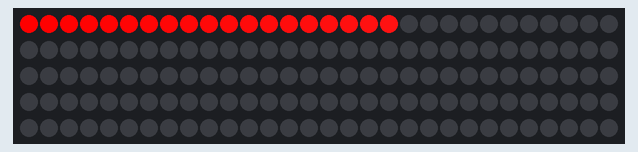
Recording of a sketch running on a simulated Arduino Uno, built with avr-gcc and run on an emulated ATmega328P. On the bench: 150 RGB LEDs in strip order, left to right, continuing on the next row. What the sketch prints to the serial monitor is not drawn.

Above: at 0.46 s.
At 1.99 s:
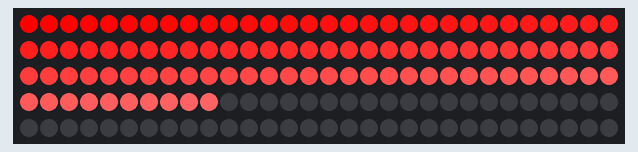
At 3.51 s:
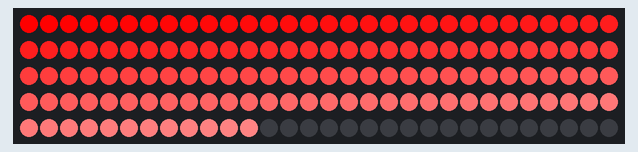
At 5.05 s:
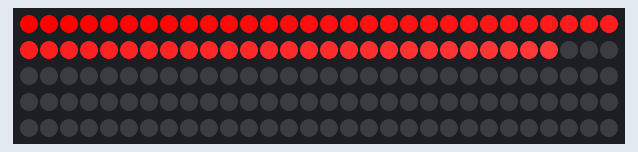

The sketch:

DTF_AmbrePulse.ino
```cpp
//Connor Graves
//Cal Poly Rose Float
//Dreams Take Flight (2018)
//Cloud Light Mech - Ambre Pulse

#include <Adafruit_NeoPixel.h>

#define LED_PIN 7 //the pin the signal wire (green) on the LED strip is attached to
#define NUM_PIXELS 150 //the number of LEDs on the strip
#define DELAY_VAL 8 //amount of time delay (milliseconds) between loops. Change to adjust speed of animation

//storage for the color of each pixel
int red[NUM_PIXELS];
int green[NUM_PIXELS];
int blue[NUM_PIXELS];

//change these values to choose the color that fades to white along the strip
int redInit = 255, greenInit = 0, blueInit= 0;


int count = 0; //all lights with adresses less than count will be on, more than count will be off
int offset = 1; //increment count by offset each loop. Value is inverted to change the direction when all lights are turned on or all lights are turned off.

Adafruit_NeoPixel pixels = Adafruit_NeoPixel(NUM_PIXELS, LED_PIN, NEO_GRB + NEO_KHZ800);

void setup() {
  pixels.begin();
  Serial.begin(9600);
  Serial.println("Strip Initialized");
  while (not Serial);
}

void loop() {

  count += offset;

  if(count >= 150 || count < 0){
    offset *= -1;
  }

  //Serial.println(count);
  for (int i = 0; i < count; i++) {//turn lights below count on
    red[i]   = redInit + ((255 - redInit)/(NUM_PIXELS - 2) * i);
    green[i] = greenInit + ((255 - greenInit)/(NUM_PIXELS - 2) * i);
    blue[i]  = blueInit + ((255 - blueInit)/(NUM_PIXELS - 2) * i);
    pixels.setPixelColor(i, red[i],green[i],blue[i]);
    }
  for (int i = count; i < NUM_PIXELS; i++) {//turn lights above count off
    red[i]   = 0;
    green[i] = 0;
    blue[i]  = 0;
    pixels.setPixelColor(i, red[i],green[i],blue[i]);
    }

  delay(DELAY_VAL);
    pixels.show();
}
```

Measured:
- by itself, everything shown: repeats every 5.9 s, in 20 steps
